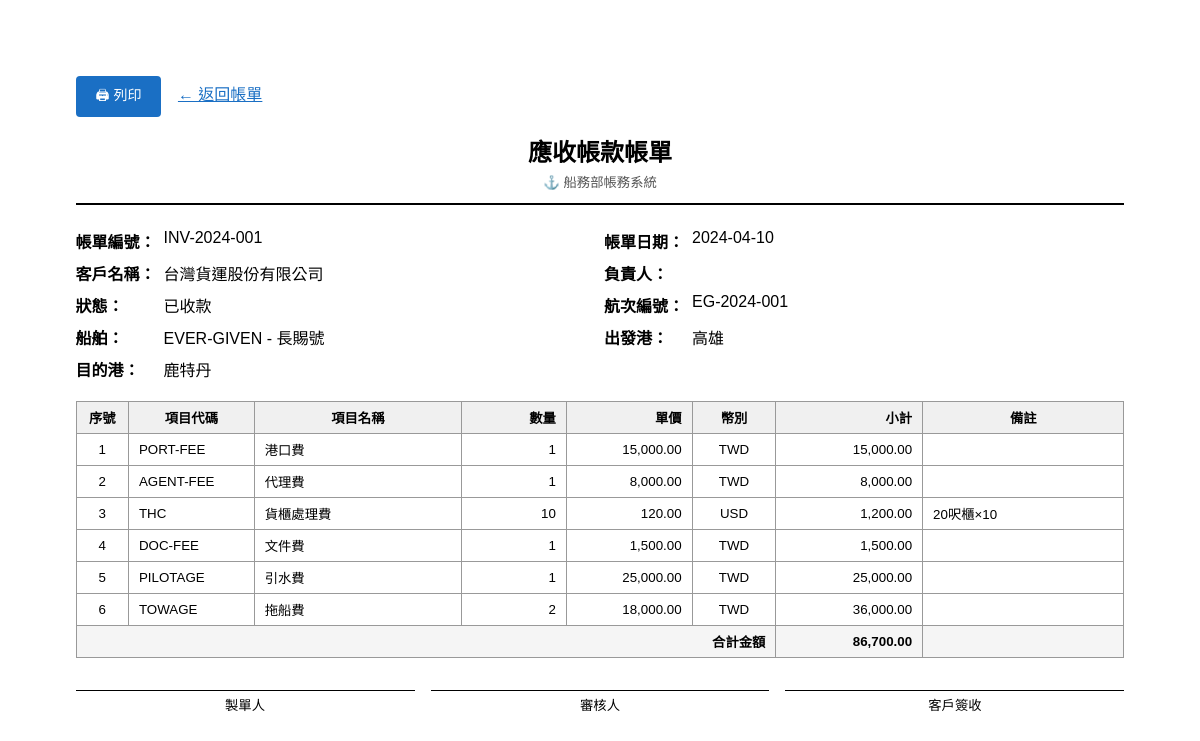
Screenshot of /invoices/1/print with the database file from the repository.
### models.py (models this page shows)
class Invoice(Base):
    __tablename__ = "invoices"
    id = Column(Integer, primary_key=True, index=True)
    invoice_no = Column(String, unique=True, nullable=False, index=True)
    voyage_id = Column(Integer, ForeignKey("voyages.id"), nullable=False)
    customer_name = Column(String, nullable=False)
    invoice_date = Column(Date, nullable=False)
    status = Column(String, default="草稿")  # 草稿/已開立/已收款
    responsible = Column(String)  # 發票/帳務負責人（從客戶帶入）
    total_amount = Column(Numeric(18, 2), default=0)
    is_reminded = Column(Integer, default=0)  # 0:未提醒, 1:已提醒 (SQLite 不支援 Boolean 預設值時常用 Integer)
    last_reminded_at = Column(DateTime, nullable=True)
    created_at = Column(DateTime, default=func.now())
    updated_at = Column(DateTime, default=func.now(), onupdate=func.now())
    voyage = relationship("Voyage", back_populates="invoices")
    lines = relationship("InvoiceLine", back_populates="invoice", cascade="all, delete-orphan")

class Voyage(Base):
    __tablename__ = "voyages"
    id = Column(Integer, primary_key=True, index=True)
    voyage_no = Column(String, unique=True, nullable=False, index=True)
    ship_id = Column(Integer, ForeignKey("ships.id"), nullable=False)
    port_of_loading = Column(String)
    port_of_discharge = Column(String)
    etd = Column(Date)
    eta = Column(Date)
    status = Column(String, default="計畫中")  # 計畫中/進行中/已完成
    created_at = Column(DateTime, default=func.now())
    updated_at = Column(DateTime, default=func.now(), onupdate=func.now())
    ship = relationship("Ship", back_populates="voyages")
    invoices = relationship("Invoice", back_populates="voyage")
    task_logs = relationship("VoyageTaskLog", back_populates="voyage")

class Ship(Base):
    __tablename__ = "ships"
    id = Column(Integer, primary_key=True, index=True)
    code = Column(String, unique=True, nullable=False, index=True)
    name = Column(String, nullable=False)
    flag = Column(String)
    ship_type = Column(String)
    created_at = Column(DateTime, default=func.now())
    updated_at = Column(DateTime, default=func.now(), onupdate=func.now())
    voyages = relationship("Voyage", back_populates="ship")

class InvoiceLine(Base):
    __tablename__ = "invoice_lines"
    id = Column(Integer, primary_key=True, index=True)
    invoice_id = Column(Integer, ForeignKey("invoices.id"), nullable=False)
    charge_item_id = Column(Integer, ForeignKey("charge_items.id"), nullable=False)
    quantity = Column(Numeric(18, 4), nullable=False, default=1)
    unit_price = Column(Numeric(18, 2), nullable=False, default=0)
    currency = Column(String, nullable=False, default="TWD")
    subtotal = Column(Numeric(18, 2), default=0)
    remark = Column(String, default="")
    created_at = Column(DateTime, default=func.now())
    updated_at = Column(DateTime, default=func.now(), onupdate=func.now())
    invoice = relationship("Invoice", back_populates="lines")
    charge_item = relationship("ChargeItem", back_populates="invoice_lines")

class ChargeItem(Base):
    __tablename__ = "charge_items"
    id = Column(Integer, primary_key=True, index=True)
    code = Column(String, unique=True, nullable=False, index=True)
    name = Column(String, nullable=False)
    currency = Column(String, nullable=False, default="TWD")
    default_unit_price = Column(Numeric(18, 2), default=0)
    created_at = Column(DateTime, default=func.now())
    updated_at = Column(DateTime, default=func.now(), onupdate=func.now())
    invoice_lines = relationship("InvoiceLine", back_populates="charge_item")

### routers/invoices.py (the view)
@router.get("/{invoice_id}/print", response_class=HTMLResponse)
def print_invoice(invoice_id: int, request: Request, db: Session = Depends(get_db)):
    invoice = db.query(models.Invoice).filter(models.Invoice.id == invoice_id).first()
    if not invoice:
        return RedirectResponse(url="/invoices", status_code=303)
    return templates.TemplateResponse("invoices/print.html", {
        "request": request,
        "invoice": invoice,
    })

### templates/invoices/print.html (shortened to what this page needs)
<!DOCTYPE html>
<html lang="zh-TW">
<head>
</head>
<body>
<div class="no-print" style="margin-bottom:16px;">
    <button onclick="window.print()" style="padding:8px 20px; background:#1a6fc4; color:white; border:none; border-radius:4px; cursor:pointer; font-size:14px;">🖨 列印</button>
    <a href="/invoices/{{ invoice.id }}" style="margin-left:12px; color:#1a6fc4;">← 返回帳單</a>
</div>
<div class="header">
    <h1>應收帳款帳單</h1>
    <p>⚓ 船務部帳務系統</p>
</div>
<div class="meta">
    <div class="meta-item"><label>帳單編號：</label><span>{{ invoice.invoice_no }}</span></div>
    <div class="meta-item"><label>帳單日期：</label><span>{{ invoice.invoice_date.strftime('%Y-%m-%d') }}</span></div>
    <div class="meta-item"><label>客戶名稱：</label><span>{{ invoice.customer_name }}</span></div>
    <div class="meta-item"><label>負責人：</label></div>
    <div class="meta-item"><label>狀態：</label><span>{{ invoice.status }}</span></div>
    <div class="meta-item"><label>航次編號：</label><span>{{ invoice.voyage.voyage_no }}</span></div>
    <div class="meta-item"><label>船舶：</label><span>{{ invoice.voyage.ship.code }} - {{ invoice.voyage.ship.name }}</span></div>
    <div class="meta-item"><label>出發港：</label><span>{{ invoice.voyage.port_of_loading or '-' }}</span></div>
    <div class="meta-item"><label>目的港：</label><span>{{ invoice.voyage.port_of_discharge or '-' }}</span></div>
</div>
<table>
    <thead>
        <tr>
            <th style="width:5%">序號</th>
            <th style="width:12%">項目代碼</th>
            <th>項目名稱</th>
            <th style="width:10%" class="text-right">數量</th>
            <th style="width:12%" class="text-right">單價</th>
            <th style="width:8%">幣別</th>
            <th style="width:14%" class="text-right">小計</th>
            <th>備註</th>
        </tr>
    </thead>
    <tbody>
        {% for line in invoice.lines %}
        <tr>
            <td class="text-center">{{ loop.index }}</td>
            <td>{{ line.charge_item.code }}</td>
            <td>{{ line.charge_item.name }}</td>
            <td class="text-right">{{ "{:,.4f}".format(line.quantity).rstrip('0').rstrip('.') }}</td>
            <td class="text-right">{{ "{:,.2f}".format(line.unit_price) }}</td>
            <td class="text-center">{{ line.currency }}</td>
            <td class="text-right">{{ "{:,.2f}".format(line.subtotal) }}</td>
            <td>{{ line.remark or '' }}</td>
        </tr>
        {% endfor %}
        <tr class="total-row">
            <td colspan="6" class="text-right">合計金額</td>
            <td class="text-right">{{ "{:,.2f}".format(invoice.total_amount) }}</td>
            <td></td>
        </tr>
    </tbody>
</table>
<div class="footer">
    <div class="sign-box">製單人</div>
    <div class="sign-box">審核人</div>
    <div class="sign-box">客戶簽收</div>
</div>
</body>
</html>

### templates/invoices/print.html (style rules this page uses)
* { box-sizing: border-box; margin: 0; padding: 0; }
body { font-family: "Microsoft JhengHei", "Noto Sans TC", sans-serif; font-size: 12pt; color: #000; padding: 20mm; }
.header { text-align: center; margin-bottom: 24px; border-bottom: 2px solid #000; padding-bottom: 12px; }
.header h1 { font-size: 18pt; margin-bottom: 4px; }
.header p { font-size: 10pt; color: #555; }
.meta { display: grid; grid-template-columns: 1fr 1fr; gap: 8px; margin-bottom: 20px; }
.meta-item { display: flex; gap: 8px; }
.meta-item label { font-weight: bold; min-width: 80px; }
table { width: 100%; border-collapse: collapse; margin-bottom: 16px; }
th, td { border: 1px solid #999; padding: 6px 10px; font-size: 10pt; }
th { background: #f0f0f0; font-weight: bold; text-align: center; }
.text-right { text-align: right; }
.text-center { text-align: center; }
.total-row td { font-weight: bold; background: #f5f5f5; }
.footer { margin-top: 32px; display: grid; grid-template-columns: 1fr 1fr 1fr; gap: 16px; }
.sign-box { border-top: 1px solid #000; padding-top: 4px; text-align: center; font-size: 10pt; }

### rows the page displays
Invoice: invoice_no "INV-2024-001", invoice_date "2024-04-10", customer_name "台灣貨運股份有限公司", status "已收款", total_amount "86,700.00"
Voyage: voyage.voyage_no "EG-2024-001", voyage "高雄", voyage "鹿特丹"
Ship: voyage.ship.code "EVER-GIVEN", voyage.ship.name "長賜號"
InvoiceLine: charge_item.code "PORT-FEE", charge_item.name "港口費", quantity "1", unit_price "15,000.00", currency "TWD", subtotal "15,000.00"
InvoiceLine: charge_item.code "AGENT-FEE", charge_item.name "代理費", quantity "1", unit_price "8,000.00", currency "TWD", subtotal "8,000.00"
InvoiceLine: charge_item.code "THC", charge_item.name "貨櫃處理費", quantity "10", unit_price "120.00", currency "USD", subtotal "1,200.00", remark "20呎櫃×10"
InvoiceLine: charge_item.code "DOC-FEE", charge_item.name "文件費", quantity "1", unit_price "1,500.00", currency "TWD", subtotal "1,500.00"
InvoiceLine: charge_item.code "PILOTAGE", charge_item.name "引水費", quantity "1", unit_price "25,000.00", currency "TWD", subtotal "25,000.00"
InvoiceLine: charge_item.code "TOWAGE", charge_item.name "拖船費", quantity "2", unit_price "18,000.00", currency "TWD", subtotal "36,000.00"
